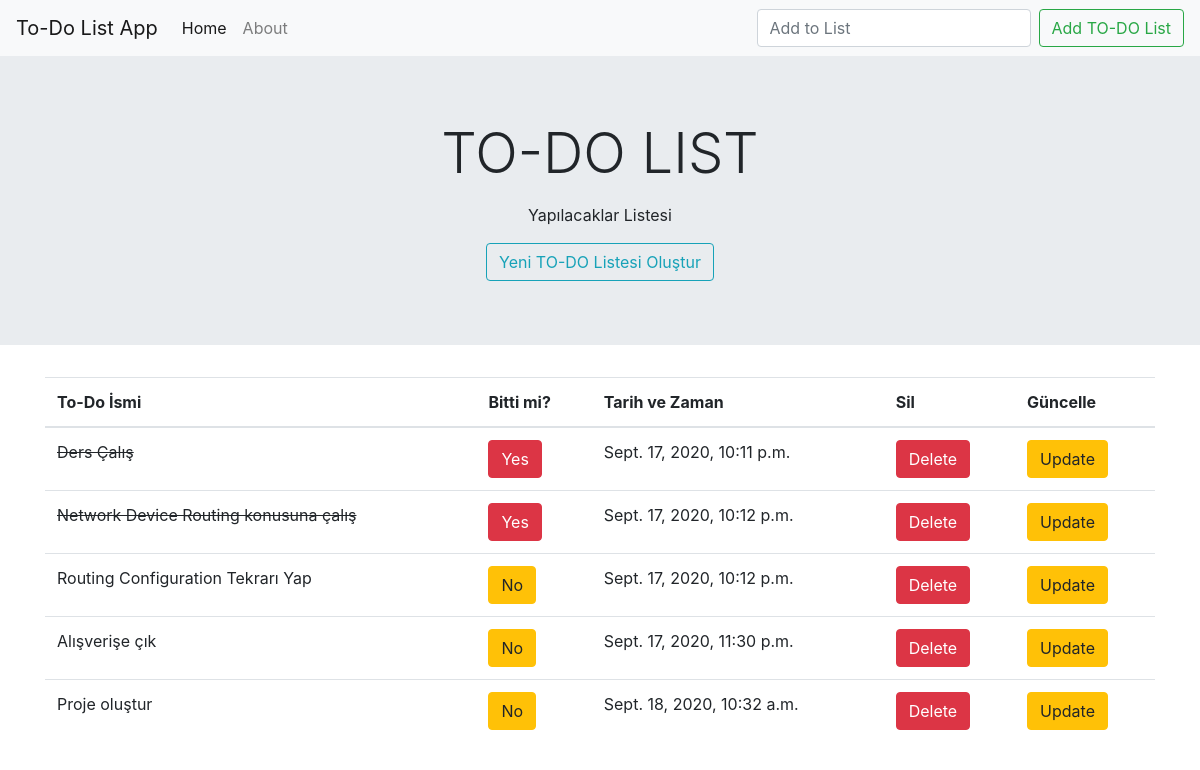
The page / on the database its author committed.
### todo_app/models.py (models this page shows, shortened)
class Todos(models.Model):
    title = models.CharField(max_length=100)
    description = models.TextField(max_length=1000,blank=True)
    finished = models.BooleanField(default=False)
    date = models.DateTimeField(default=datetime.now ,blank=True )

### todo_app/views.py (the view)
# urls.py: path('', views.index,name="index"),
def index(request):
    if request.method == "POST":
        form = ListForm(request.POST or None)
        if form.is_valid:
            form.save()
            todo_list = Todos.objects.all()
            return render(request,"todo_app/index.html",{'todo_list':todo_list})
    else:
        todo_list = Todos.objects.all()
        return render(request,"todo_app/index.html",{'todo_list':todo_list})

### templates/todo_app/index.html (shortened to what this page needs)
{% extends "todo_app/base.html" %}
{% block content %}
    <div class="jumbotron jumbotron-fluid">
    <div class="container">
      <h1 class="display-4"><center>TO-DO LIST</center></h1>
      <p class="lead"><center>Yapılacaklar Listesi</center></p>
      <div class="text-center">
        <a class="btn btn-outline-info" href="{% url 'create' %}" role="button">Yeni TO-DO Listesi Oluştur</a>
      </div>
    </div>
  </div>
<div class="container">
  <table class="table">
    <thead>
      <tr>
        <th scope="col">To-Do İsmi</th>
        <th scope="col">Bitti mi?</th>
        <th scope="col">Tarih ve Zaman</th>
        <th scope="col">Sil</th>
        <th scope="col">Güncelle</th>
      </tr>
    </thead>
    <tbody>
        {% for todo in todo_list %}
          {% if todo.finished %}
            <tr>
                <td><del>{{ todo.title }}</del></td>
                <td><a class="btn btn-danger" href="{% url 'yes_finish' todo.id %}" role="button">Yes</a></td>
                <td>{{ todo.date }}</td>
                <td><a class="btn btn-danger" href="{% url 'delete' todo.id %}" role="button">Delete</a></td>
                <td><a class="btn btn-warning" href="{% url 'update' todo.id %}" role="button">Update</a></td>
            </tr>
          {% else %}
            <tr>
                <td>{{ todo.title }}</td>
                <td><a class="btn btn-warning" href="{% url 'no_finish' todo.id %}" role="button">No</a></td>
                <td>{{ todo.date }}</td>
                <td><a class="btn btn-danger" href="{% url 'delete' todo.id %}" role="button">Delete</a></td>
                <td><a class="btn btn-warning" href="{% url 'update' todo.id %}" role="button">Update</a></td>
            </tr>
          {% endif %}
        {% endfor %}
    </tbody>
  </table>
</div>
{% endblock content %}

### templates/todo_app/base.html (shortened to what this page needs)
<!doctype html>
<html lang="en">
  <head>
    <link rel="stylesheet" href="https://stackpath.bootstrapcdn.com/bootstrap/4.4.1/css/bootstrap.min.css">
  </head>
  <body>
    <nav class="navbar navbar-expand-lg navbar-light bg-light">
        <a class="navbar-brand" href="{% url 'index' %}">To-Do List App</a>
        <div class="collapse navbar-collapse" id="navbarSupportedContent">
          <ul class="navbar-nav mr-auto">
            <li class="nav-item active">
              <a class="nav-link" href="{% url 'index' %}">Home <span class="sr-only">(current)</span></a>
            </li>
            <li class="nav-item">
              <a class="nav-link" href="{% url 'about' %}">About</a>
            </li>
          </ul>
          <form class="form-inline my-2 my-lg-0" method="POST">
            <input class="form-control mr-sm-2" type="text" placeholder="Add to List" name="title">
            <button class="btn btn-outline-success my-2 my-sm-0" type="submit">Add TO-DO List</button>
          </form>
        </div>
      </nav>
      {% block content %}
      {% endblock content %}
  </body>
</html>

### rows shown on the page
Todos: title "Ders Çalış", date "Sept. 17, 2020, 10:11 p.m."
Todos: title "Network Device Routing konusuna çalış", date "Sept. 17, 2020, 10:12 p.m."
Todos: title "Routing Configuration Tekrarı Yap", date "Sept. 17, 2020, 10:12 p.m."
Todos: title "Alışverişe çık", date "Sept. 17, 2020, 11:30 p.m."
Todos: title "Proje oluştur", date "Sept. 18, 2020, 10:32 a.m."
